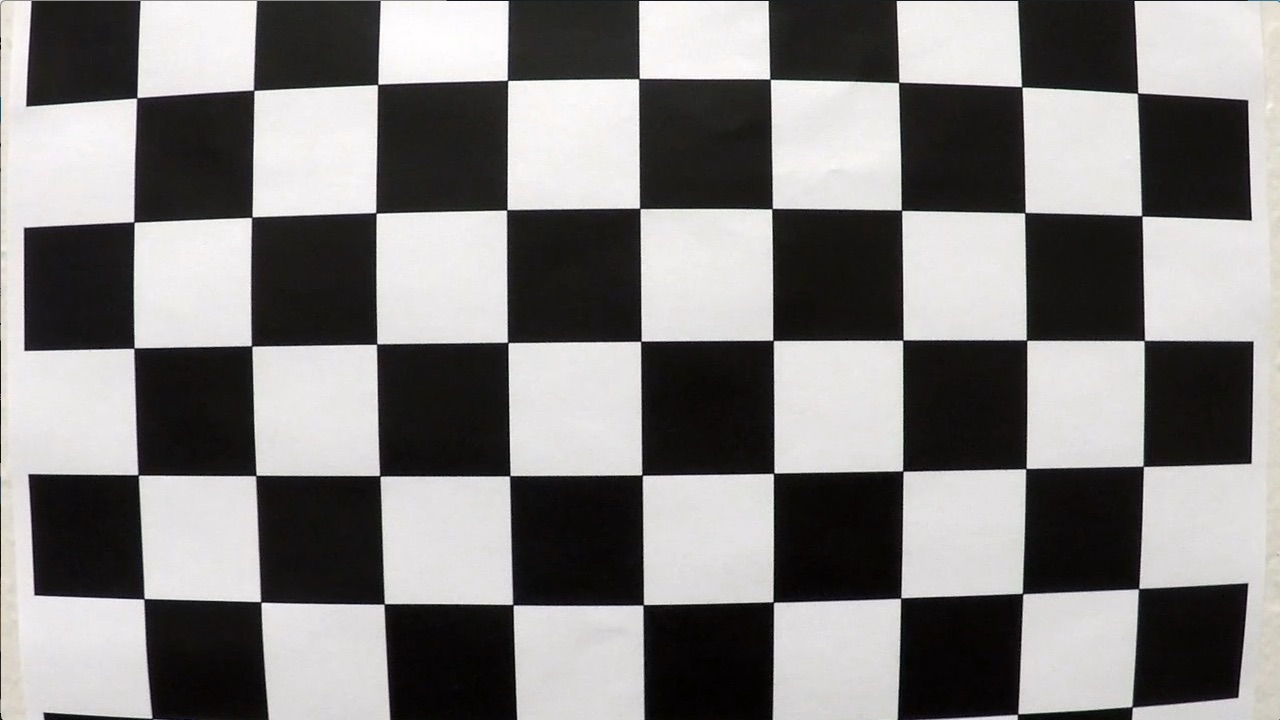
#> input picture CarND-Advanced-Lane-Lines/camera_cal/calibration1.jpg, 1280 x 720 px; its folder holds only this picture in this run
$ jupyter execute --allow-errors Advanced_Lane_Finding.ipynb   (shell and % lines are left out)   (older library calls are emulated)
#> lines starting #> are read from the running program, lines starting #| are printed output that depends on the picture; after the words box and inside, x2 and y2 are one past the last pixel; in counts of white or black regions, pixels touching at a corner belong together
Camera Calibration with OpenCV
===

[cell 1]
import cv2
import glob
import numpy as np
import matplotlib.pyplot as plt


# prepare object points, like (0,0,0), (1,0,0), (2,0,0) ....,(6,5,0)
objp = np.zeros((6*9,3), np.float32)
objp[:,:2] = np.mgrid[0:9, 0:6].T.reshape(-1,2)

# Arrays to store object points and image points from all the images.
objpoints = [] # 3d points in real world space
imgpoints = [] # 2d points in image plane.

# Make a list of calibration images
images = glob.glob('camera_cal/calibration*.jpg')

# Prepare plot images
plt.figure(figsize=(20, 20))
i = 0

# Step through the list and search for chessboard corners
for idx, fname in enumerate(images):
    img = cv2.imread(fname)
#> img is the input picture: shape (720, 1280, 3); mean B, G, R 127.8, 128.4, 130.1
    gray = cv2.cvtColor(img, cv2.COLOR_BGR2GRAY)

    # Find the chessboard corners
    ret, corners = cv2.findChessboardCorners(gray, (9,6), None)
#> ret = False; corners = None

    # If found, add object points, image points
    if ret == True:
        objpoints.append(objp)
        imgpoints.append(corners)

        # Draw and display the corners
        cv2.drawChessboardCorners(img, (9,6), corners, ret)

        # Plot image
        plt.subplot(10, 3, i+1)
        i += 1
        plt.imshow(img)
        title = 'corners_found'+str(idx)+'.jpg'
        plt.title(title)
        plt.axis('off')
plt.show()

### test undistortion

[cell 2]
import pickle

# Test undistortion on an image
img = cv2.imread('test_images/straight_lines1.jpg')
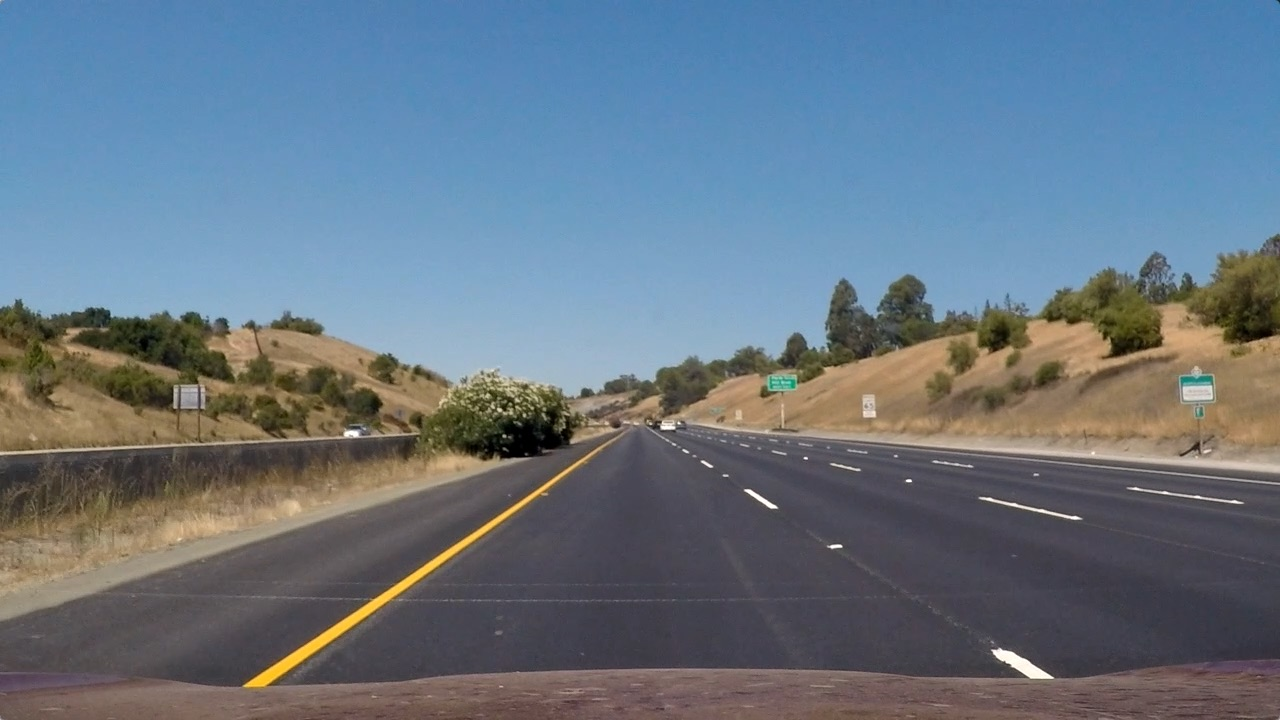
#> input picture CarND-Advanced-Lane-Lines/test_images/straight_lines1.jpg, 1280 x 720 px
#> img is the input picture: shape (720, 1280, 3); mean B, G, R 131.2, 117.7, 103.2
img_size = (img.shape[1], img.shape[0])
#> img_size = (1280, 720)

# Do camera calibration given object points and image points
#> (the rest of this cell did not finish here and is left out)

### Pipeline (test images)

[cell 3]
# Define a function that undistort an image
def undist_img(img, mtx, dist):
    cv2.undistort(img, mtx, dist, None, mtx)

[cell 4]
def abs_sobel_thresh(img, orient='x', sobel_kernel=3, thresh=(0, 255)):
    # Calculate directional gradient
    # Apply threshold
    # Convert to grayscale
    gray = cv2.cvtColor(img, cv2.COLOR_RGB2GRAY)
    # Apply x or y gradient with the OpenCV Sobel() function
    # and take the absolute value
    if orient == 'x':
        abs_sobel = np.absolute(cv2.Sobel(gray, cv2.CV_64F, 1, 0, ksize=sobel_kernel))
    if orient == 'y':
        abs_sobel = np.absolute(cv2.Sobel(gray, cv2.CV_64F, 0, 1, ksize=sobel_kernel))
    # Rescale back to 8 bit integer
    scaled_sobel = np.uint8(255*abs_sobel/np.max(abs_sobel))
    # Create a copy and apply the threshold
    binary_output = np.zeros_like(scaled_sobel)
    # Here I'm using inclusive (>=, <=) thresholds, but exclusive is ok too
    binary_output[(scaled_sobel >= thresh[0]) & (scaled_sobel <= thresh[1])] = 1

    # Return the result
    return binary_output

def mag_thresh(img, sobel_kernel=3, mag_thresh=(0, 255)):
    # Calculate gradient magnitude
    # Apply threshold
    # Convert to grayscale
    gray = cv2.cvtColor(img, cv2.COLOR_RGB2GRAY)
    # Take both Sobel x and y gradients
    sobelx = cv2.Sobel(gray, cv2.CV_64F, 1, 0, ksize=sobel_kernel)
    sobely = cv2.Sobel(gray, cv2.CV_64F, 0, 1, ksize=sobel_kernel)
    # Calculate the gradient magnitude
    gradmag = np.sqrt(sobelx**2 + sobely**2)
    # Rescale to 8 bit
    scale_factor = np.max(gradmag)/255
    gradmag = (gradmag/scale_factor).astype(np.uint8)
    # Create a binary image of ones where threshold is met, zeros otherwise
    binary_output = np.zeros_like(gradmag)
    binary_output[(gradmag >= mag_thresh[0]) & (gradmag <= mag_thresh[1])] = 1

    # Return the binary image
    return binary_output

def dir_threshold(img, sobel_kernel=3, thresh=(0, np.pi/2)):
    # Calculate gradient direction
    # Apply threshold
    # Grayscale
    gray = cv2.cvtColor(img, cv2.COLOR_RGB2GRAY)
    # Calculate the x and y gradients
    sobelx = cv2.Sobel(gray, cv2.CV_64F, 1, 0, ksize=sobel_kernel)
    sobely = cv2.Sobel(gray, cv2.CV_64F, 0, 1, ksize=sobel_kernel)
    # Take the absolute value of the gradient direction, img
    # apply a threshold, and create a binary image result
    absgraddir = np.arctan2(np.absolute(sobely), np.absolute(sobelx))
    binary_output =  np.zeros_like(absgraddir)
    binary_output[(absgraddir >= thresh[0]) & (absgraddir <= thresh[1])] = 1

    # Return the binary image
    return binary_output

def hls_select(img, thresh=(0, 255)):
    hls = cv2.cvtColor(img, cv2.COLOR_RGB2HLS)
    s_channel = hls[:,:,2]
    binary_output = np.zeros_like(s_channel)
    binary_output[(s_channel > thresh[0]) & (s_channel <= thresh[1])] = 1
    return binary_output

[cell 5]
image = cv2.imread('examples/signs_vehicles_xygrad.png')
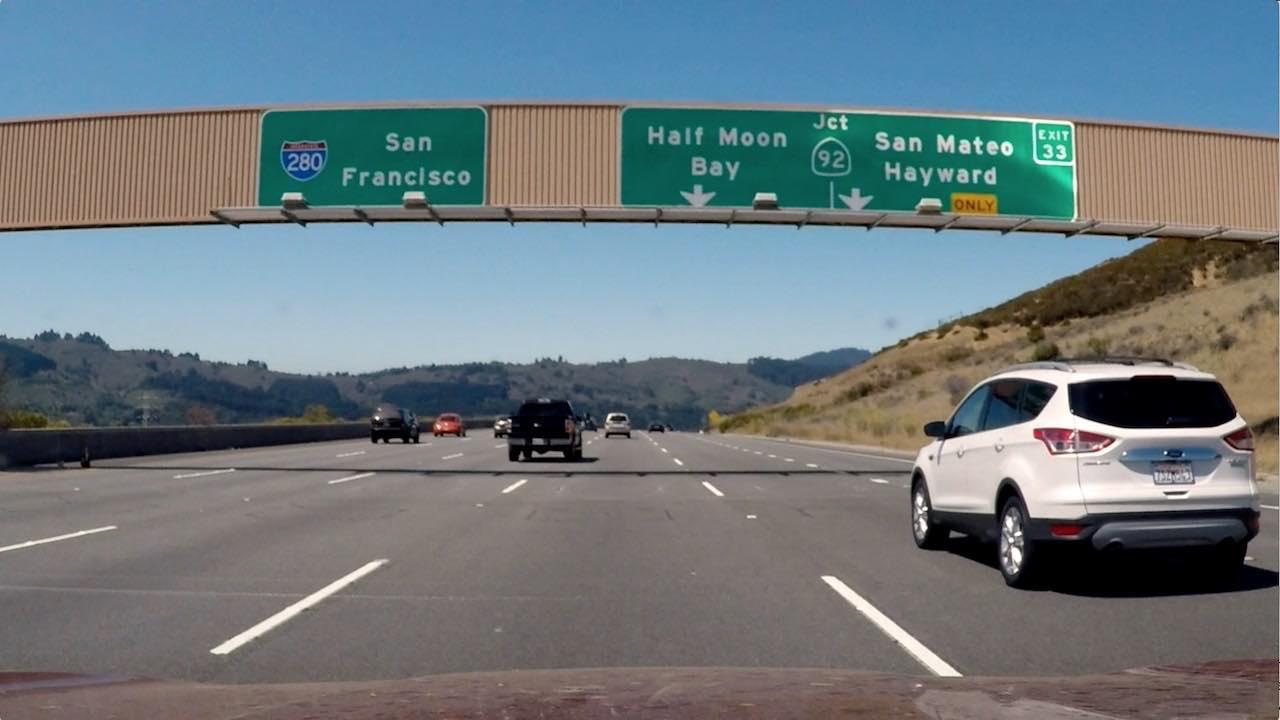
#> input picture CarND-Advanced-Lane-Lines/examples/signs_vehicles_xygrad.png, 1280 x 720 px
#> image is the input picture: shape (720, 1280, 3); mean B, G, R 127.5, 121.6, 109.2
image = cv2.cvtColor(image, cv2.COLOR_BGR2RGB)
# Choose a Sobel kernel size
ksize = 15 # Choose a larger odd number to smooth gradient measurements

# Apply each of the thresholding functions
gradx = abs_sobel_thresh(image, orient='x', sobel_kernel=ksize, thresh=(20, 100))
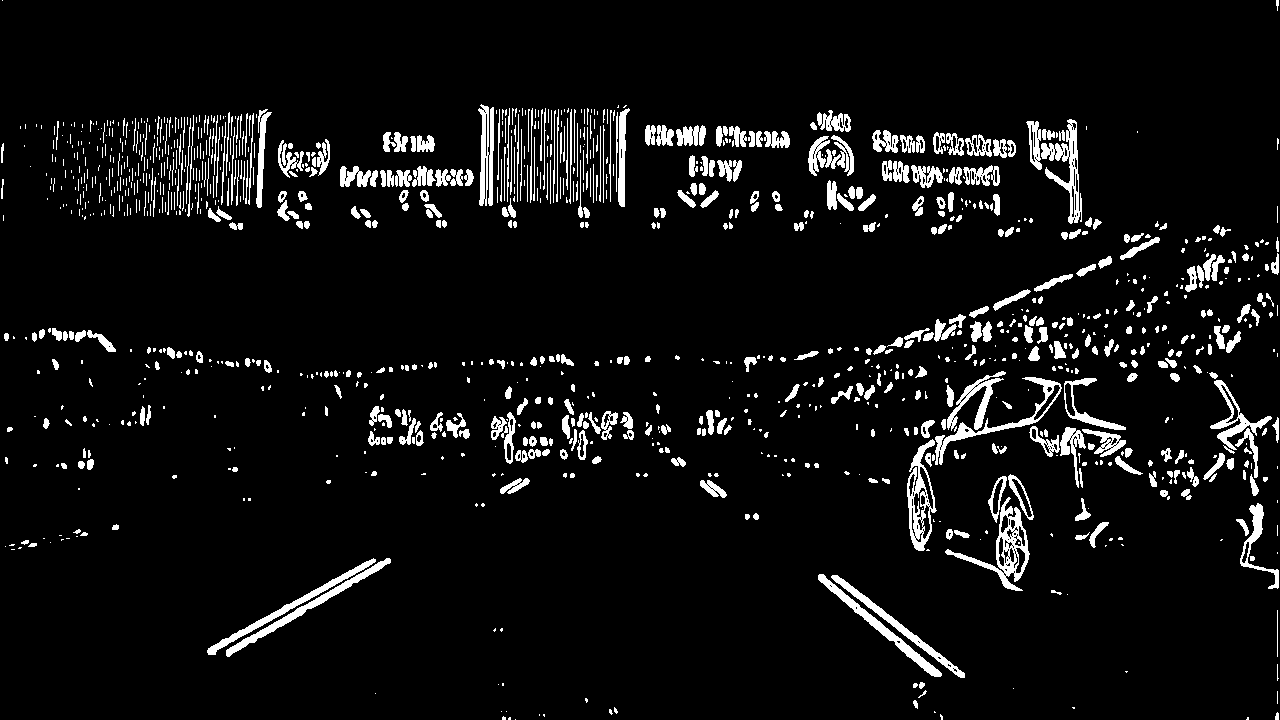
#> gradx: shape (720, 1280); values 0 (black) and 1 (white), 6.5% white; 1202 white regions (672 under 20 px), largest, box (x1, y1, x2, y2) and area: (945, 497, 1030, 591) 1636, (1041, 119, 1082, 224) 1346, (907, 439, 937, 551) 1344
grady = abs_sobel_thresh(image, orient='y', sobel_kernel=ksize, thresh=(20, 100))
#> grady: shape (720, 1280); values 0 (black) and 1 (white), 13.3% white; 615 white regions (287 under 20 px), largest, box (x1, y1, x2, y2) and area: (0, 201, 1280, 405) 26029, (0, 456, 997, 545) 11111, (630, 342, 1238, 463) 6908
mag_binary = mag_thresh(image, sobel_kernel=ksize, mag_thresh=(30, 100))
#> in mag_thresh, `scale_factor = np.max(gradmag)/255`: scale_factor = 26375696.5
#> mag_binary: shape (720, 1280); values 0 (black) and 1 (white), 11.2% white; 292 white regions (154 under 20 px), largest, box (x1, y1, x2, y2) and area: (0, 105, 1280, 380) 36555, (0, 342, 1280, 601) 35087, (208, 557, 390, 657) 1788
dir_binary = dir_threshold(image, sobel_kernel=ksize, thresh=(0.7, 1.3))
#> dir_binary: shape (720, 1280) float64; values 0 (black) and 1 (white), 33.7% white in thin lines or dots
hls_binary = hls_select(image, thresh=(90, 255))
#> in hls_select, `hls = cv2.cvtColor(img, cv2.COLOR_RGB2HLS)`: hls: shape (720, 1280, 3); mean of channels 0, 1, 2 60.2, 118.8, 64.7
#> hls_binary: shape (720, 1280); values 0 (black) and 1 (white), 33.6% white; 540 white regions (433 under 20 px), largest, box (x1, y1, x2, y2) and area: (0, 0, 1280, 133) 135061, (0, 226, 1132, 315) 72390, (622, 109, 1077, 219) 36129

combined = np.zeros_like(dir_binary)
combined[((gradx == 1) & (grady == 1)) | ((mag_binary == 1) & (dir_binary == 1)) | (hls_binary == 1)] = 1


f, ax = plt.subplots(4, 2, figsize=(24, 30))
f.tight_layout()
ax[0,0].imshow(image)
ax[0,0].set_title('Original Image', fontsize=50)
ax[0,1].imshow(combined, cmap='gray')
ax[0,1].set_title('Combined Image', fontsize=50)
ax[1,0].imshow(gradx, cmap='gray')
ax[1,0].set_title('Grad X Image', fontsize=50)
ax[1,1].imshow(grady, cmap='gray')
ax[1,1].set_title('Grad Y Image', fontsize=50)
ax[2,0].imshow(mag_binary, cmap='gray')
ax[2,0].set_title('Magnitude Image', fontsize=50)
ax[2,1].imshow(dir_binary, cmap='gray')
ax[2,1].set_title('Direction Image', fontsize=50)
ax[3,0].imshow(hls_binary, cmap='gray')
ax[3,0].set_title('HLS Image', fontsize=50)
plt.subplots_adjust(left=0., right=1, top=1, bottom=0.)

[cell 6]
def threshold_img(image):
    ksize = 15 # Choose a larger odd number to smooth gradient measurements

    # Apply each of the thresholding functions
    gradx = abs_sobel_thresh(image, orient='x', sobel_kernel=ksize, thresh=(20, 100))
#> gradx: shape (720, 1280); values 0 (black) and 1 (white), 7% white; 1069 white regions (570 under 20 px), largest, box (x1, y1, x2, y2) and area: (240, 432, 627, 689) 4815, (483, 369, 597, 450) 3116, (637, 365, 733, 447) 1248
    grady = abs_sobel_thresh(image, orient='y', sobel_kernel=ksize, thresh=(20, 100))
#> grady: shape (720, 1280); values 0 (black) and 1 (white), 11.2% white; 941 white regions (506 under 20 px), largest, box (x1, y1, x2, y2) and area: (87, 333, 1211, 694) 20079, (645, 363, 1280, 488) 11881, (0, 429, 554, 624) 6249
    mag_binary = mag_thresh(image, sobel_kernel=ksize, mag_thresh=(30, 100))
#> mag_binary: shape (720, 1280); values 0 (black) and 1 (white), 8.7% white; 489 white regions (317 under 20 px), largest, box (x1, y1, x2, y2) and area: (0, 231, 1280, 692) 57503, (981, 349, 1181, 416) 2429, (1149, 296, 1280, 359) 1522
    dir_binary = dir_threshold(image, sobel_kernel=ksize, thresh=(0.7, 1.3))
#> dir_binary: shape (720, 1280) float64; values 0 (black) and 1 (white), 41.3% white; 6492 white regions (5316 under 20 px), largest, box (x1, y1, x2, y2) and area: (134, 419, 649, 693) 39415, (820, 1, 1278, 312) 24673, (757, 191, 1156, 446) 18871
    hls_binary = hls_select(image, thresh=(90, 255))
#> in hls_select (call 2), `hls = cv2.cvtColor(img, cv2.COLOR_RGB2HLS)`: hls: shape (720, 1280, 3); mean of channels 0, 1, 2 85.5, 117, 67
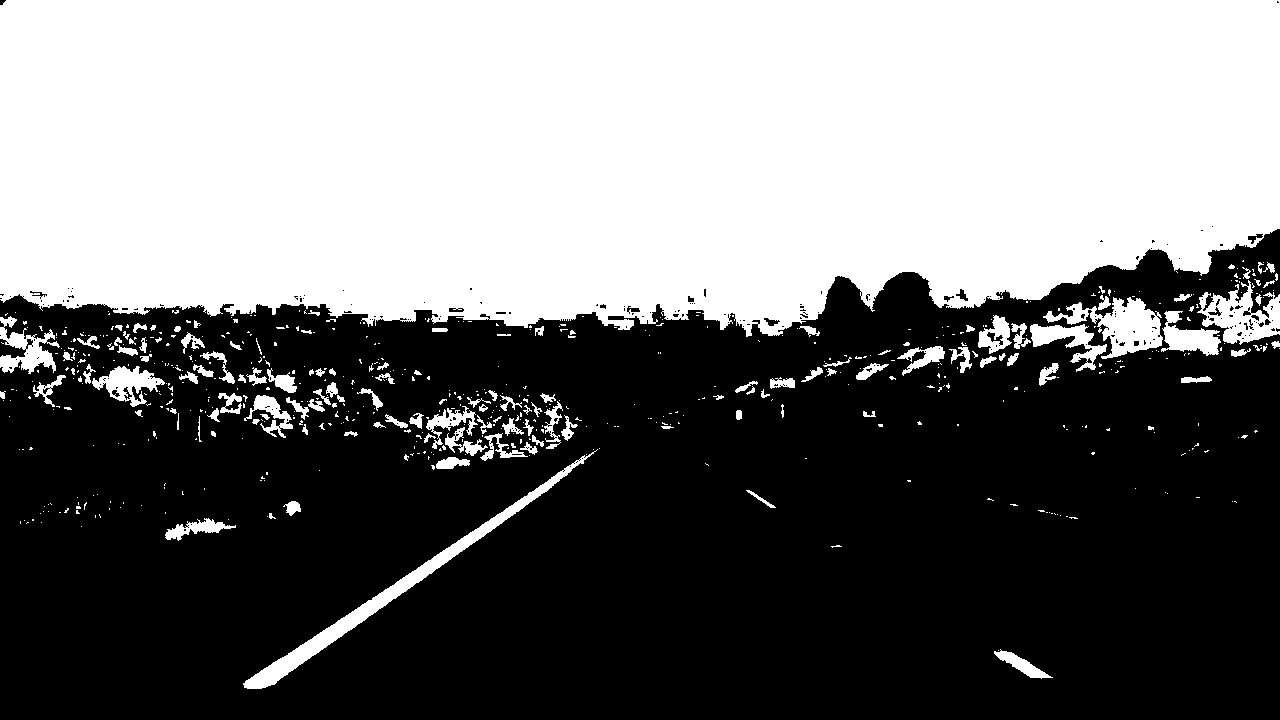
#> hls_binary: shape (720, 1280); values 0 (black) and 1 (white), 45.3% white; 627 white regions (494 under 20 px), largest, box (x1, y1, x2, y2) and area: (0, 0, 1280, 337) 385410, (243, 449, 598, 689) 4939, (1043, 297, 1163, 359) 3045

    combined = np.zeros_like(dir_binary)
    combined[((gradx == 1) & (grady == 1)) | ((mag_binary == 1) & (dir_binary == 1)) | (hls_binary == 1)] = 1

    return combined

[cell 7]
def warp_transform(img, corners=np.float32([(195,720),(579,460),(702,460),(1115,720)])):

    undist = cv2.undistort(img, mtx, dist, None, mtx)

    offset = 100 # offset for dst points
    # Grab the image shape
    img_size = (img.shape[1], img.shape[0])

    # For source points I'm grabbing the outer four detected corners
    src = np.float32([corners[0], corners[1], corners[2], corners[3]])
    # For destination points, I'm arbitrarily choosing some points to be
    # a nice fit for displaying our warped result
    # again, not exact, but close enough for our purposes
#     dst = np.float32([[0, offset],
#                       [img_size[0]-offset, offset],
#                       [img_size[0]-offset, img_size[1]-offset],
#                       [0, img_size[1]-offset]])
    dst = np.float32([[2*offset, img_size[1]],
                      [2*offset, offset],
                      [img_size[0]-2*offset, offset],
                      [img_size[0]-2*offset, img_size[1]]])
    # Given src and dst points, calculate the perspective transform matrix
    M = cv2.getPerspectiveTransform(src, dst)
    # Warp the image using OpenCV warpPerspective()
    warped = cv2.warpPerspective(undist, M, img_size)

    # Return the resulting image and matrix
    return warped, M

[cell 8]
image = cv2.imread('test_images/straight_lines1.jpg')
image = cv2.cvtColor(image, cv2.COLOR_BGR2RGB)

corners = [(190,720),(580,460),(700,460),(1090,720)]

#> (the rest of this cell did not finish here and is left out)
